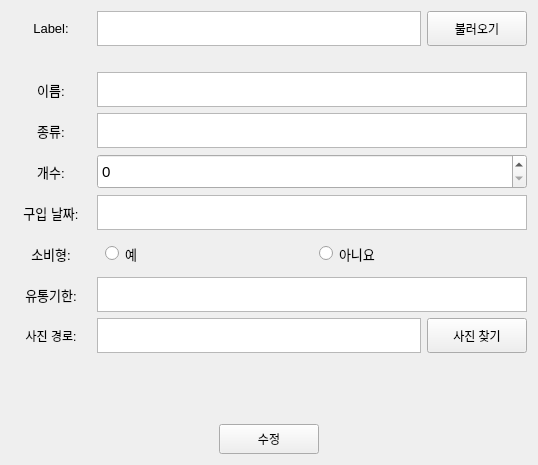
    <widget class="QWidget" name="Item_Update">
     <attribute name="title">
      <string>수정</string>
     </attribute>
     <layout class="QHBoxLayout" name="horizontalLayout_29">
      <item>
       <layout class="QVBoxLayout" name="verticalLayout_30">
        <item>
         <layout class="QHBoxLayout" name="horizontalLayout_28">
          <property name="bottomMargin">
           <number>20</number>
          </property>
          <item>
           <widget class="QLabel" name="label_33">
            <property name="minimumSize">
             <size>
              <width>80</width>
              <height>35</height>
             </size>
            </property>
            <property name="maximumSize">
             <size>
              <width>80</width>
              <height>35</height>
             </size>
            </property>
            <property name="font">
             <font>
              <pointsize>10</pointsize>
             </font>
            </property>
            <property name="text">
             <string>Label:</string>
            </property>
            <property name="alignment">
             <set>Qt::AlignCenter</set>
            </property>
           </widget>
          </item>
          <item>
           <widget class="QPlainTextEdit" name="Item_Update_Label_plainTextEdit">
            <property name="minimumSize">
             <size>
              <width>300</width>
              <height>35</height>
             </size>
            </property>
            <property name="maximumSize">
             <size>
              <width>500</width>
              <height>35</height>
             </size>
            </property>
            <property name="font">
             <font>
              <pointsize>11</pointsize>
             </font>
            </property>
           </widget>
          </item>
          <item>
           <widget class="QPushButton" name="Item_Update_Load_pushButton">
            <property name="minimumSize">
             <size>
              <width>100</width>
              <height>30</height>
             </size>
            </property>
            <property name="maximumSize">
             <size>
              <width>150</width>
              <height>35</height>
             </size>
            </property>
            <property name="text">
             <string>불러오기</string>
            </property>
           </widget>
          </item>
         </layout>
        </item>
        <item>
         <layout class="QHBoxLayout" name="horizontalLayout_26">
          <property name="bottomMargin">
           <number>25</number>
          </property>
          <item>
           <layout class="QVBoxLayout" name="verticalLayout_31">
            <item>
             <widget class="QLabel" name="label_27">
              <property name="minimumSize">
               <size>
                <width>80</width>
                <height>30</height>
               </size>
              </property>
              <property name="maximumSize">
               <size>
                <width>80</width>
                <height>35</height>
               </size>
              </property>
              <property name="font">
               <font>
                <pointsize>10</pointsize>
               </font>
              </property>
              <property name="text">
               <string>이름:</string>
              </property>
              <property name="alignment">
               <set>Qt::AlignCenter</set>
              </property>
             </widget>
            </item>
            <item>
             <widget class="QLabel" name="label_29">
              <property name="minimumSize">
               <size>
                <width>80</width>
                <height>30</height>
               </size>
              </property>
              <property name="maximumSize">
               <size>
                <width>80</width>
                <height>35</height>
               </size>
              </property>
              <property name="font">
               <font>
                <pointsize>10</pointsize>
               </font>
              </property>
              <property name="text">
               <string>종류:</string>
              </property>
              <property name="alignment">
               <set>Qt::AlignCenter</set>
              </property>
             </widget>
            </item>
            <item>
             <widget class="QLabel" name="label_30">
              <property name="minimumSize">
               <size>
                <width>80</width>
                <height>30</height>
               </size>
              </property>
              <property name="maximumSize">
               <size>
                <width>80</width>
                <height>35</height>
               </size>
              </property>
              <property name="font">
               <font>
                <pointsize>10</pointsize>
               </font>
              </property>
              <property name="text">
               <string>개수:</string>
              </property>
              <property name="alignment">
               <set>Qt::AlignCenter</set>
              </property>
             </widget>
            </item>
            <item>
             <widget class="QLabel" name="label_31">
              <property name="minimumSize">
               <size>
                <width>80</width>
                <height>30</height>
               </size>
              </property>
              <property name="maximumSize">
               <size>
                <width>80</width>
                <height>35</height>
               </size>
              </property>
              <property name="font">
               <font>
                <pointsize>10</pointsize>
               </font>
              </property>
              <property name="text">
               <string>구입 날짜:</string>
              </property>
              <property name="alignment">
               <set>Qt::AlignCenter</set>
              </property>
             </widget>
            </item>
            <item>
             <widget class="QLabel" name="label_32">
              <property name="minimumSize">
               <size>
                <width>80</width>
                <height>30</height>
               </size>
              </property>
              <property name="maximumSize">
               <size>
                <width>80</width>
                <height>35</height>
               </size>
              </property>
              <property name="font">
               <font>
                <pointsize>10</pointsize>
               </font>
              </property>
              <property name="text">
               <string>소비형:</string>
              </property>
              <property name="alignment">
               <set>Qt::AlignCenter</set>
              </property>
             </widget>
            </item>
            <item>
             <widget class="QLabel" name="label_42">
              <property name="minimumSize">
               <size>
                <width>80</width>
                <height>30</height>
               </size>
              </property>
              <property name="maximumSize">
               <size>
                <width>80</width>
                <height>35</height>
               </size>
              </property>
              <property name="font">
               <font>
                <pointsize>10</pointsize>
               </font>
              </property>
              <property name="text">
               <string>유통기한:</string>
              </property>
              <property name="alignment">
               <set>Qt::AlignCenter</set>
              </property>
             </widget>
            </item>
            <item>
             <widget class="QLabel" name="label_14">
              <property name="minimumSize">
               <size>
                <width>80</width>
                <height>35</height>
               </size>
              </property>
              <property name="maximumSize">
               <size>
                <width>80</width>
                <height>35</height>
               </size>
              </property>
              <property name="text">
               <string>사진 경로:</string>
              </property>
              <property name="alignment">
               <set>Qt::AlignCenter</set>
              </property>
             </widget>
            </item>
           </layout>
          </item>
          <item>
           <layout class="QVBoxLayout" name="verticalLayout_32">
            <item>
             <widget class="QPlainTextEdit" name="Item_Update_Name_plainTextEdit">
              <property name="minimumSize">
               <size>
                <width>430</width>
                <height>35</height>
               </size>
              </property>
              <property name="maximumSize">
               <size>
                <width>500</width>
                <height>35</height>
               </size>
              </property>
              <property name="font">
               <font>
                <pointsize>11</pointsize>
               </font>
              </property>
             </widget>
            </item>
            <item>
             <widget class="QPlainTextEdit" name="Item_Update_Type_plainTextEdit">
              <property name="minimumSize">
               <size>
                <width>430</width>
                <height>35</height>
               </size>
              </property>
              <property name="maximumSize">
               <size>
                <width>500</width>
                <height>35</height>
               </size>
              </property>
              <property name="font">
               <font>
                <pointsize>11</pointsize>
               </font>
              </property>
              <property name="placeholderText">
               <string/>
              </property>
             </widget>
            </item>
            <item>
             <widget class="QSpinBox" name="Item_Update_Num_spinBox">
              <property name="minimumSize">
               <size>
                <width>430</width>
                <height>35</height>
               </size>
              </property>
              <property name="maximumSize">
               <size>
                <width>500</width>
                <height>40</height>
               </size>
              </property>
              <property name="font">
               <font>
                <pointsize>11</pointsize>
               </font>
              </property>
             </widget>
            </item>
            <item>
             <widget class="QPlainTextEdit" name="Item_Update_Date_plainTextEdit">
              <property name="minimumSize">
               <size>
                <width>430</width>
                <height>35</height>
               </size>
              </property>
              <property name="maximumSize">
               <size>
                <width>500</width>
                <height>35</height>
               </size>
              </property>
              <property name="font">
               <font>
                <pointsize>11</pointsize>
               </font>
              </property>
              <property name="inputMethodHints">
               <set>Qt::ImhMultiLine</set>
              </property>
             </widget>
            </item>
            <item>
             <layout class="QHBoxLayout" name="horizontalLayout_27">
              <property name="sizeConstraint">
               <enum>QLayout::SetMinimumSize</enum>
              </property>
              <item>
               <widget class="QRadioButton" name="Item_Update_Yes_radioButton">
                <property name="minimumSize">
                 <size>
                  <width>0</width>
                  <height>35</height>
                 </size>
                </property>
                <property name="maximumSize">
                 <size>
                  <width>200</width>
                  <height>35</height>
                 </size>
                </property>
                <property name="font">
                 <font>
                  <pointsize>10</pointsize>
                 </font>
                </property>
                <property name="text">
                 <string>예</string>
                </property>
               </widget>
              </item>
              <item>
               <widget class="QRadioButton" name="Item_Update_No_radioButton">
                <property name="minimumSize">
                 <size>
                  <width>0</width>
                  <height>35</height>
                 </size>
                </property>
                <property name="maximumSize">
                 <size>
                  <width>200</width>
                  <height>35</height>
                 </size>
                </property>
                <property name="font">
                 <font>
                  <pointsize>10</pointsize>
                 </font>
                </property>
                <property name="text">
                 <string>아니요</string>
                </property>
               </widget>
              </item>
             </layout>
            </item>
            <item>
             <widget class="QPlainTextEdit" name="Item_Update_DueDate_plainTextEdit">
              <property name="minimumSize">
               <size>
                <width>430</width>
                <height>35</height>
               </size>
              </property>
              <property name="maximumSize">
               <size>
                <width>500</width>
                <height>35</height>
               </size>
              </property>
              <property name="font">
               <font>
                <pointsize>11</pointsize>
               </font>
              </property>
              <property name="inputMethodHints">
               <set>Qt::ImhMultiLine</set>
              </property>
             </widget>
            </item>
            <item>
             <layout class="QHBoxLayout" name="horizontalLayout_16">
              <item>
               <widget class="QPlainTextEdit" name="Item_Update_Picture_plainTextEdit">
                <property name="minimumSize">
                 <size>
                  <width>320</width>
                  <height>35</height>
                 </size>
                </property>
                <property name="maximumSize">
                 <size>
                  <width>330</width>
                  <height>35</height>
                 </size>
                </property>
                <property name="font">
                 <font>
                  <pointsize>11</pointsize>
                 </font>
                </property>
               </widget>
              </item>
              <item>
               <widget class="QPushButton" name="Item_Update_Picture_pushButton">
                <property name="minimumSize">
                 <size>
                  <width>100</width>
                  <height>35</height>
                 </size>
                </property>
                <property name="maximumSize">
                 <size>
                  <width>100</width>
                  <height>35</height>
                 </size>
                </property>
                <property name="text">
                 <string>사진 찾기</string>
                </property>
               </widget>
              </item>
             </layout>
            </item>
           </layout>
          </item>
         </layout>
        </item>
        <item>
         <spacer name="verticalSpacer_8">
          <property name="orientation">
           <enum>Qt::Vertical</enum>
          </property>
          <property name="sizeHint" stdset="0">
           <size>
            <width>20</width>
            <height>40</height>
           </size>
          </property>
         </spacer>
        </item>
        <item>
         <layout class="QHBoxLayout" name="horizontalLayout_30">
          <item>
           <spacer name="horizontalSpacer_15">
            <property name="orientation">
             <enum>Qt::Horizontal</enum>
            </property>
            <property name="sizeHint" stdset="0">
             <size>
              <width>40</width>
              <height>20</height>
             </size>
            </property>
           </spacer>
          </item>
          <item>
           <widget class="QPushButton" name="Item_Update_pushButton">
            <property name="minimumSize">
             <size>
              <width>100</width>
              <height>30</height>
             </size>
            </property>
            <property name="maximumSize">
             <size>
              <width>150</width>
              <height>35</height>
             </size>
            </property>
            <property name="text">
             <string>수정</string>
            </property>
           </widget>
          </item>
          <item>
           <spacer name="horizontalSpacer_16">
            <property name="orientation">
             <enum>Qt::Horizontal</enum>
            </property>
            <property name="sizeHint" stdset="0">
             <size>
              <width>40</width>
              <height>20</height>
             </size>
            </property>
           </spacer>
          </item>
         </layout>
        </item>
       </layout>
      </item>
     </layout>
    </widget>
